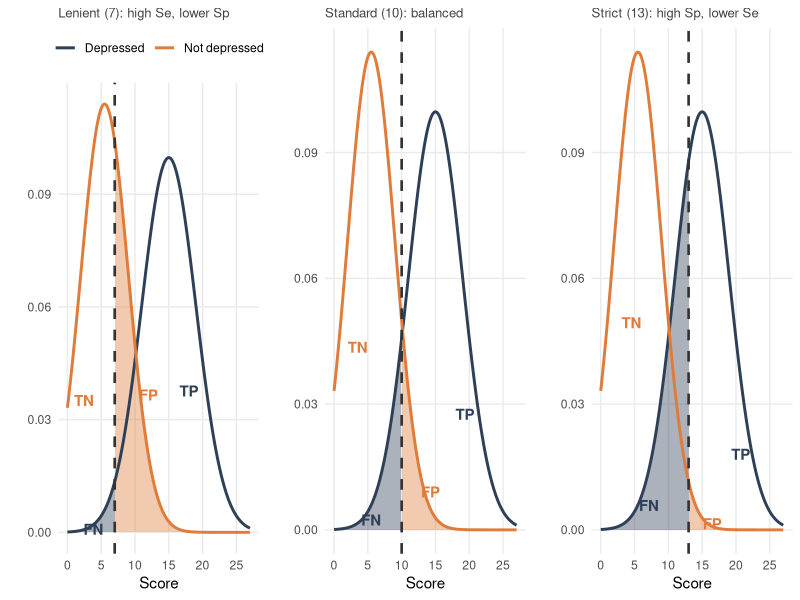
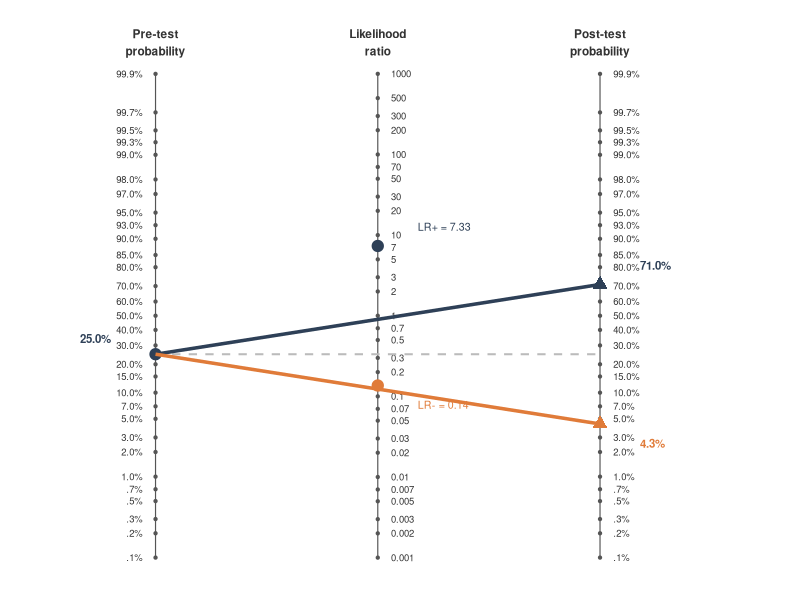
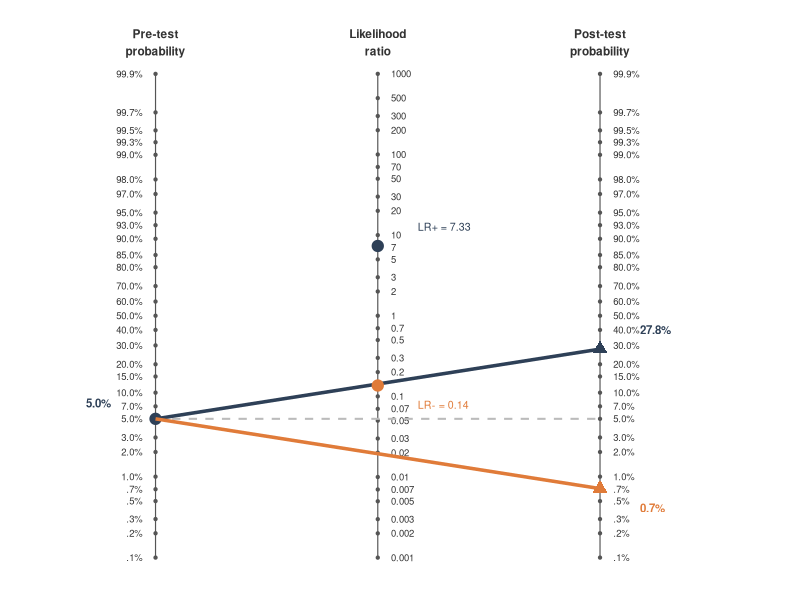
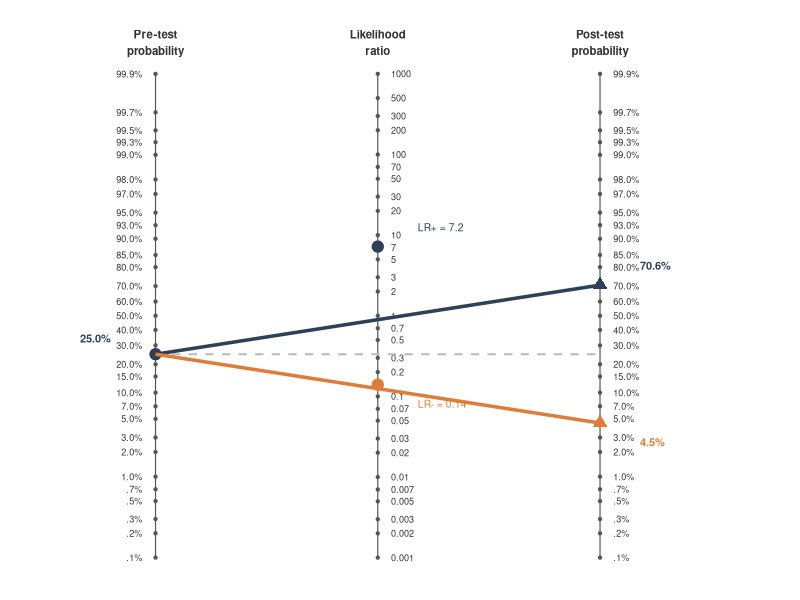
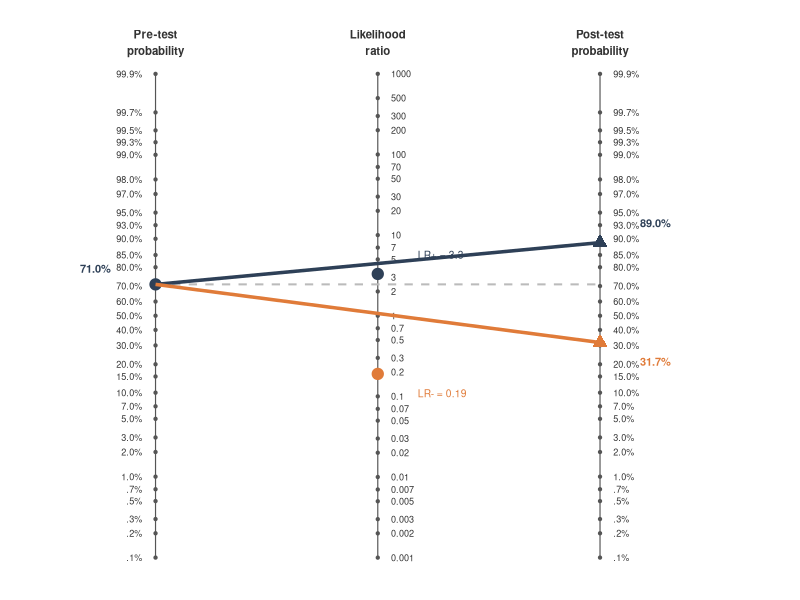
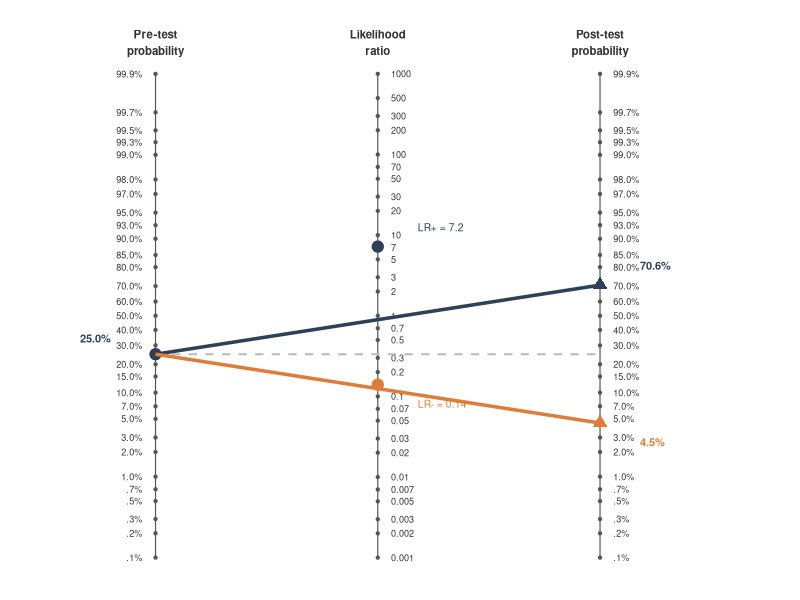
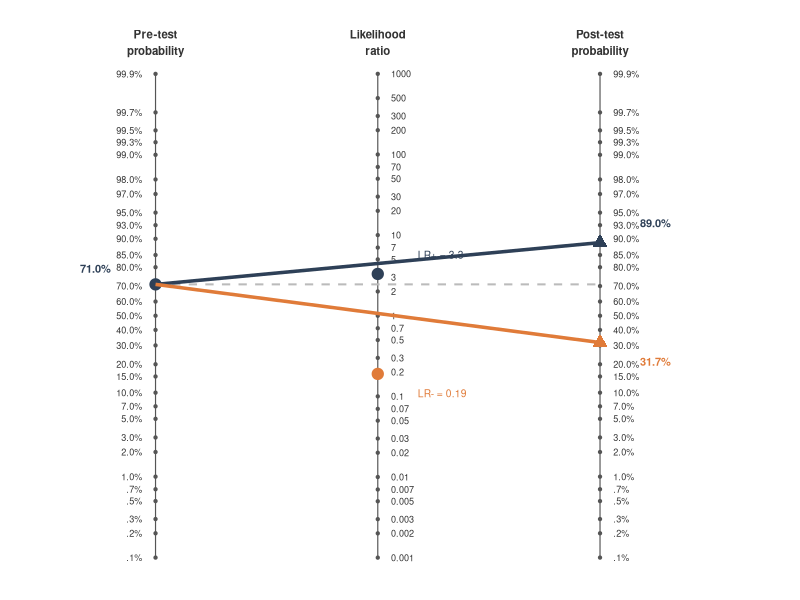
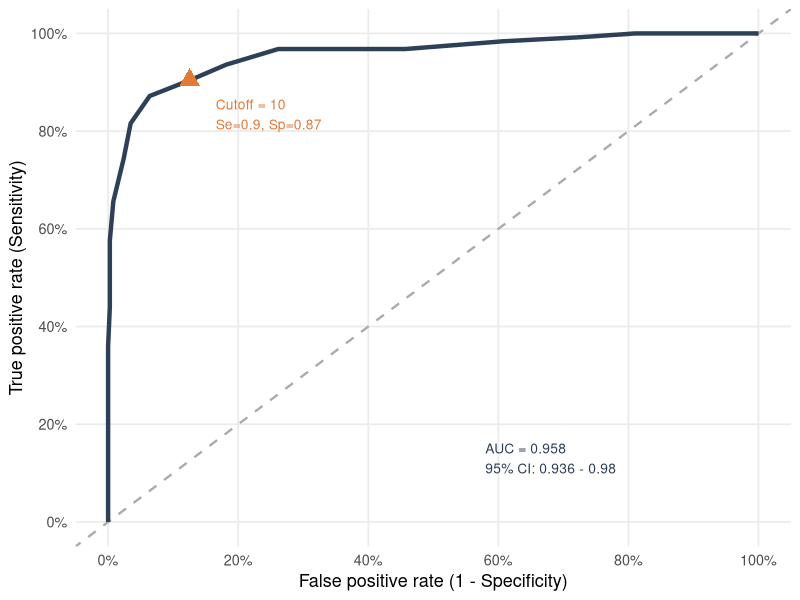

These figures' R source, in order:
## ---- chunk 1
library(tidyverse)
library(pROC)
library(knitr)
library(kableExtra)
library(scales)
library(gridExtra)

# ── nomogrammer (local copy, Chekroud 2016, MIT License) ─────────────────────
nomogrammer <- function(Prevalence, Plr = NULL, Nlr = NULL,
                        Sens = NULL, Spec = NULL,
                        Detail = FALSE, NullLine = FALSE,
                        LabelSize = (14 / 5), Verbose = FALSE) {
  if (!is.null(Sens) & !is.null(Spec)) {
    Plr <- Sens / (1 - Spec); Nlr <- (1 - Sens) / Spec
  }
  PreTestOdds     <- Prevalence / (1 - Prevalence)
  PostTestOddsPos <- PreTestOdds * Plr
  PostTestOddsNeg <- PreTestOdds * Nlr
  PostTestProbPos <- PostTestOddsPos / (1 + PostTestOddsPos)
  PostTestProbNeg <- PostTestOddsNeg / (1 + PostTestOddsNeg)
  probs <- c(0.001,0.002,0.003,0.005,0.007,0.01,0.02,0.03,0.05,0.07,
             0.10,0.15,0.20,0.30,0.40,0.50,0.60,0.70,0.80,0.85,
             0.90,0.93,0.95,0.97,0.98,0.99,0.993,0.995,0.997,0.999)
  lodds       <- function(p) log(p / (1 - p))
  axis_lo     <- lodds(probs)
  axis_labels <- percent(probs, accuracy = 0.1)
  axis_labels <- gsub("^0\\.", ".", axis_labels)
  lr_vals  <- c(0.001,0.002,0.003,0.005,0.007,0.01,0.02,0.03,0.05,0.07,
                0.1,0.2,0.3,0.5,0.7,1,2,3,5,7,10,20,30,50,70,
                100,200,300,500,1000)
  lr_scale <- log(lr_vals); lr_labels <- as.character(lr_vals)
  x_pre <- 0; x_lr <- 1; x_post <- 2
  df_pre  <- data.frame(x = x_pre,  y = axis_lo,  lab = axis_labels)
  df_lr   <- data.frame(x = x_lr,   y = lr_scale, lab = lr_labels)
  df_post <- data.frame(x = x_post, y = axis_lo,  lab = axis_labels)
  pre_y      <- lodds(Prevalence)
  post_y_pos <- lodds(PostTestProbPos)
  post_y_neg <- lodds(PostTestProbNeg)
  lr_y_pos   <- log(Plr); lr_y_neg <- log(Nlr)
  p <- ggplot() +
    geom_point(data=df_pre,  aes(x=x,y=y),size=0.8,color="#555") +
    geom_text(data=df_pre,   aes(x=x-0.06,y=y,label=lab),
              size=LabelSize,hjust=1,color="#333") +
    geom_point(data=df_lr,   aes(x=x,y=y),size=0.8,color="#555") +
    geom_text(data=df_lr,    aes(x=x+0.06,y=y,label=lab),
              size=LabelSize,hjust=0,color="#333") +
    geom_point(data=df_post, aes(x=x,y=y),size=0.8,color="#555") +
    geom_text(data=df_post,  aes(x=x+0.06,y=y,label=lab),
              size=LabelSize,hjust=0,color="#333") +
    geom_line(data=df_pre,  aes(x=x,y=y),color="#555",linewidth=0.4) +
    geom_line(data=df_lr,   aes(x=x,y=y),color="#555",linewidth=0.4) +
    geom_line(data=df_post, aes(x=x,y=y),color="#555",linewidth=0.4) +
    {if(NullLine) geom_segment(aes(x=x_pre,xend=x_post,y=pre_y,yend=pre_y),
                               color="#bbb",linewidth=0.7,linetype="dashed")} +
    geom_segment(aes(x=x_pre,xend=x_post,y=pre_y,yend=post_y_pos),
                 color="#2E4057",linewidth=1.2) +
    geom_point(aes(x=x_pre, y=pre_y),     color="#2E4057",size=3.5) +
    geom_point(aes(x=x_lr,  y=lr_y_pos),  color="#2E4057",size=3.5) +
    geom_point(aes(x=x_post,y=post_y_pos),color="#2E4057",size=3.5,shape=17) +
    geom_segment(aes(x=x_pre,xend=x_post,y=pre_y,yend=post_y_neg),
                 color="#E07B39",linewidth=1.2) +
    geom_point(aes(x=x_lr,  y=lr_y_neg),  color="#E07B39",size=3.5) +
    geom_point(aes(x=x_post,y=post_y_neg),color="#E07B39",size=3.5,shape=17) +
    {if(Detail) list(
      # Pre-test label offset left to avoid axis collision
      annotate("text",x=x_pre-0.20,y=pre_y+0.45,
               label=percent(Prevalence,accuracy=0.1),
               color="#2E4057",size=LabelSize+0.5,fontface="bold",hjust=1),
      # LR labels offset right, with vertical nudge to avoid axis ticks
      annotate("text",x=x_lr+0.18,y=lr_y_pos+0.55,
               label=paste0("LR+ = ",round(Plr,2)),
               color="#2E4057",size=LabelSize+0.3,hjust=0),
      annotate("text",x=x_lr+0.18,y=lr_y_neg-0.55,
               label=paste0("LR- = ",round(Nlr,2)),
               color="#E07B39",size=LabelSize+0.3,hjust=0),
      # Post-test labels: nudge up/down away from axis ticks
      annotate("text",x=x_post+0.18,y=post_y_pos+0.55,
               label=percent(PostTestProbPos,accuracy=0.1),
               color="#2E4057",size=LabelSize+0.5,fontface="bold",hjust=0),
      annotate("text",x=x_post+0.18,y=post_y_neg-0.55,
               label=percent(PostTestProbNeg,accuracy=0.1),
               color="#E07B39",size=LabelSize+0.5,fontface="bold",hjust=0)
    )} +
    annotate("text",x=x_pre, y=max(axis_lo)+0.9,label="Pre-test\nprobability",
             size=LabelSize+0.6,fontface="bold",color="#333",hjust=0.5) +
    annotate("text",x=x_lr,  y=max(axis_lo)+0.9,label="Likelihood\nratio",
             size=LabelSize+0.6,fontface="bold",color="#333",hjust=0.5) +
    annotate("text",x=x_post,y=max(axis_lo)+0.9,label="Post-test\nprobability",
             size=LabelSize+0.6,fontface="bold",color="#333",hjust=0.5) +
    scale_x_continuous(limits=c(-0.65,2.85),expand=c(0,0)) +
    theme_void() + theme(plot.margin=margin(12,8,12,8))
  return(p)
}

# ── Simulated data ────────────────────────────────────────────────────────────
set.seed(42)

sim_covid <- function(n=1000, prevalence, sens=0.86, spec=0.99, seed_offset=0) {
  set.seed(42 + seed_offset)
  n_pos <- rbinom(1, n, prevalence); n_neg <- n - n_pos
  tp <- rbinom(1, n_pos, sens);      fn <- n_pos - tp
  fp <- rbinom(1, n_neg, 1-spec);    tn <- n_neg - fp
  tibble(true_status = c(rep("Positive",n_pos), rep("Negative",n_neg)),
         test_result = c(rep("Positive",tp), rep("Negative",fn),
                         rep("Positive",fp), rep("Negative",tn)))
}

covid_mid <- sim_covid(n=1000, prevalence=0.30, seed_offset=2)

n_phq <- 500; prev_phq <- 0.25
n_dep <- round(n_phq * prev_phq); n_nodep <- n_phq - n_dep
set.seed(42)
phq_dep   <- pmax(0, pmin(27, round(rnorm(n_dep,   15.0, 4.0))))
phq_nodep <- pmax(0, pmin(27, round(rnorm(n_nodep,  5.5, 3.5))))

dat_phq <- tibble(
  score       = c(phq_dep, phq_nodep),
  true_status = c(rep("Depressed", n_dep), rep("Not depressed", n_nodep))
) |> mutate(test_pos = score >= 10)

compute_dx_stats <- function(tp, fp, fn, tn, prevalence=NULL) {
  sens <- tp/(tp+fn); spec <- tn/(tn+fp)
  prev <- if(!is.null(prevalence)) prevalence else (tp+fn)/(tp+fp+fn+tn)
  list(sens=sens, spec=spec,
       ppv=(sens*prev)/(sens*prev+(1-spec)*(1-prev)),
       npv=(spec*(1-prev))/((1-sens)*prev+spec*(1-prev)),
       lrp=sens/(1-spec), lrn=(1-sens)/spec)
}

phq_tp <- sum(dat_phq$true_status=="Depressed"    &  dat_phq$test_pos)
phq_fn <- sum(dat_phq$true_status=="Depressed"    & !dat_phq$test_pos)
phq_fp <- sum(dat_phq$true_status=="Not depressed" &  dat_phq$test_pos)
phq_tn <- sum(dat_phq$true_status=="Not depressed" & !dat_phq$test_pos)
phq_st <- compute_dx_stats(phq_tp, phq_fp, phq_fn, phq_tn, prevalence=0.25)

cov_tab <- covid_mid |>
  summarise(tp=sum(true_status=="Positive"&test_result=="Positive"),
            fn=sum(true_status=="Positive"&test_result=="Negative"),
            fp=sum(true_status=="Negative"&test_result=="Positive"),
            tn=sum(true_status=="Negative"&test_result=="Negative"))
cov_st <- compute_dx_stats(cov_tab$tp,cov_tab$fp,cov_tab$fn,cov_tab$tn,prevalence=0.30)

roc_phq <- roc(response=ifelse(dat_phq$true_status=="Depressed",1,0),
               predictor=dat_phq$score, direction="<", quiet=TRUE)
auc_val <- auc(roc_phq)
ci_val  <- ci.auc(roc_phq)
## ---- chunk 2
tribble(
  ~` `,                ~`Condition present`,  ~`Condition absent`,
  "Test positive",     "True Positive (TP)",  "False Positive (FP)",
  "Test negative",     "False Negative (FN)", "True Negative (TN)"
) |>
  kable() |>
  kable_styling(bootstrap_options=c("striped","hover"),
                full_width=FALSE, font_size=24) |>
  row_spec(0, background="#2E4057", color="white") |>
  column_spec(1, bold=TRUE, background="#f0f4f8")
## ---- chunk 3
covid_mid |>
  mutate(true_status=factor(true_status,levels=c("Positive","Negative")),
         test_result=factor(test_result,levels=c("Positive","Negative"))) |>
  count(test_result, true_status) |>
  pivot_wider(names_from=true_status, values_from=n, values_fill=0) |>
  kable(col.names=c("Test result","Condition present","Condition absent")) |>
  kable_styling(bootstrap_options=c("striped","hover"),
                full_width=FALSE, font_size=24) |>
  row_spec(0, background="#2E4057", color="white") |>
  column_spec(1, bold=TRUE)
## ---- chunk 4
cutoff_labels <- c("Lenient (7): high Se, lower Sp",
                   "Standard (10): balanced",
                   "Strict (13): high Sp, lower Se")
cutoff_vals   <- c(7, 10, 13)

score_seq  <- seq(0, 27, length.out=400)
dens_dep   <- dnorm(score_seq, 15.0, 4.0)
dens_nodep <- dnorm(score_seq,  5.5, 3.5)
max_dens   <- max(c(dens_dep, dens_nodep))

dens_df <- bind_rows(
  tibble(score=score_seq, density=dens_dep,   group="Depressed"),
  tibble(score=score_seq, density=dens_nodep, group="Not depressed")
)

plots_list <- lapply(seq_along(cutoff_vals), function(i) {
  co <- cutoff_vals[i]
  fp_shade <- tibble(score   = score_seq[score_seq >= co],
                     density = dnorm(score_seq[score_seq >= co], 5.5, 3.5))
  fn_shade <- tibble(score   = score_seq[score_seq <  co],
                     density = dnorm(score_seq[score_seq <  co], 15.0, 4.0))

  # Robust label positions that work for all three cutoffs
  tn_x  <- max(0.5, co * 0.35)
  tn_y  <- dnorm(tn_x, 5.5, 3.5) * 0.45
  fn_x  <- max(0.5, co * 0.55)
  fn_y  <- dnorm(fn_x, 15.0, 4.0) * 0.40
  tp_x  <- min(26.5, co + (27 - co) * 0.55)
  tp_y  <- dnorm(tp_x, 15.0, 4.0) * 0.50
  fp_x  <- min(26.5, co + (27 - co) * 0.25)
  fp_y  <- dnorm(fp_x, 5.5, 3.5) * 1.8

  ggplot() +
    geom_ribbon(data=fp_shade, aes(x=score,ymin=0,ymax=density),
                fill="#E07B39", alpha=0.40) +
    geom_ribbon(data=fn_shade, aes(x=score,ymin=0,ymax=density),
                fill="#2E4057", alpha=0.40) +
    geom_line(data=dens_df, aes(x=score,y=density,color=group), linewidth=1.0) +
    geom_vline(xintercept=co, linetype="dashed", color="#333", linewidth=0.9) +
    annotate("text", x=tn_x, y=tn_y, label="TN",
             color="#E07B39", size=3.8, fontface="bold") +
    annotate("text", x=fn_x, y=fn_y, label="FN",
             color="#2E4057", size=3.8, fontface="bold") +
    annotate("text", x=tp_x, y=tp_y, label="TP",
             color="#2E4057", size=3.8, fontface="bold") +
    annotate("text", x=fp_x, y=fp_y, label="FP",
             color="#E07B39", size=3.8, fontface="bold") +
    scale_color_manual(values=c("Depressed"="#2E4057","Not depressed"="#E07B39")) +
    scale_x_continuous(limits=c(0,27), breaks=seq(0,25,5)) +
    labs(x="Score", y="", subtitle=cutoff_labels[i]) +
    theme_minimal(base_size=11) +
    theme(legend.position  = if(i==1) "top" else "none",
          legend.title     = element_blank(),
          panel.grid.minor = element_blank(),
          plot.subtitle    = element_text(size=9.5, color="#444"))
})

grid.arrange(plots_list[[1]], plots_list[[2]], plots_list[[3]], ncol=3)
## ---- chunk 5
tribble(
  ~Question,                                      ~`Conditioned on`,    ~Statistic,
  "Of sick people, how many does the test catch?", "Known true status",  "Sensitivity",
  "Of healthy people, how many does it clear?",    "Known true status",  "Specificity",
  "This person tested positive — are they sick?",  "Known test result",  "PPV",
  "This person tested negative — are they well?",  "Known test result",  "NPV"
) |>
  kable() |>
  kable_styling(bootstrap_options=c("striped","hover"),
                full_width=TRUE, font_size=19) |>
  row_spec(0, background="#2E4057", color="white") |>
  row_spec(3:4, background="#FFF2CC")
## ---- chunk 6
tibble(
  `Prevalence`  = c("5% — community screening",
                    "30% — household contact",
                    "60% — symptomatic cluster"),
  `Sensitivity` = "86%",
  `Specificity` = "99%",
  PPV = c(
    percent((0.86*.05)/(0.86*.05+0.01*.95), accuracy=0.1),
    percent((0.86*.30)/(0.86*.30+0.01*.70), accuracy=0.1),
    percent((0.86*.60)/(0.86*.60+0.01*.40), accuracy=0.1)
  ),
  NPV = c(
    percent((0.99*.95)/(0.14*.05+0.99*.95), accuracy=0.1),
    percent((0.99*.70)/(0.14*.30+0.99*.70), accuracy=0.1),
    percent((0.99*.40)/(0.14*.60+0.99*.40), accuracy=0.1)
  )
) |>
  kable() |>
  kable_styling(bootstrap_options=c("striped","hover"),
                full_width=FALSE, font_size=21) |>
  row_spec(0, background="#2E4057", color="white") |>
  row_spec(1, background="#FCE4D6") |>
  column_spec(1, bold=TRUE)
## ---- chunk 7
tribble(
  ~Setting,                      ~`Typical base rate`,               ~Implication,
  "General education classroom", "5-10% for any given condition",    "Positive universal screen often a false positive; confirmation needed",
  "MTSS Tier 2 (selected)",      "20-35%",                           "Positive screen more meaningful; still benefit from verification",
  "Outpatient referral clinic",  "25-50%",                           "PPV substantial; screening and diagnostic assessment aligned",
  "Specialty mood disorder clinic","50-70%",                         "High PPV; negative result more notable than positive",
  "Population health screening", "1-5%",                             "Even specific tests generate false positives; two-stage design required"
) |>
  kable() |>
  kable_styling(bootstrap_options=c("striped","hover"),
                full_width=TRUE, font_size=17) |>
  row_spec(0, background="#2E4057", color="white") |>
  row_spec(1, background="#FCE4D6") |>
  row_spec(3:4, background="#E8F5E9")
## ---- chunk 8
tribble(
  ~LR,               ~`Change in probability`,   ~Interpretation,
  "LR+ > 10",        "Large (often decisive)",    "Strongly supports presence",
  "LR+ 5-10",        "Moderate",                  "Useful diagnostic shift",
  "LR+ 2-5",         "Small",                     "Minor but sometimes important",
  "LR = 1.0",        "None",                      "Test adds no information",
  "LR- 0.2-0.5",     "Small",                     "Minor reduction in probability",
  "LR- 0.1-0.2",     "Moderate",                  "Useful diagnostic shift",
  "LR- < 0.1",       "Large (often decisive)",    "Strongly supports absence"
) |>
  kable() |>
  kable_styling(bootstrap_options=c("striped","hover"),
                full_width=TRUE, font_size=20) |>
  row_spec(0, background="#2E4057", color="white") |>
  row_spec(4, background="#FFF2CC") |>
  column_spec(1, bold=TRUE)
## ---- chunk 9
nomogrammer(Prevalence=0.25, Sens=0.88, Spec=0.88,
            Detail=TRUE, NullLine=TRUE, LabelSize=2.4)
## ---- chunk 10
nomogrammer(Prevalence=0.05, Sens=0.88, Spec=0.88,
            Detail=TRUE, NullLine=TRUE, LabelSize=2.4)
## ---- chunk 11
nomogrammer(Prevalence=0.25, Plr=7.2, Nlr=0.14,
            Detail=TRUE, NullLine=TRUE, LabelSize=2.3)
## ---- chunk 12
nomogrammer(Prevalence=0.71, Plr=3.3, Nlr=0.19,
            Detail=TRUE, NullLine=TRUE, LabelSize=2.3)
## ---- chunk 13
nomogrammer(Prevalence=0.25, Plr=7.2, Nlr=0.14,
            Detail=TRUE, NullLine=TRUE, LabelSize=2.3)
## ---- chunk 14
nomogrammer(Prevalence=0.71, Plr=3.3, Nlr=0.19,
            Detail=TRUE, NullLine=TRUE, LabelSize=2.3)
## ---- chunk 15
roc_df <- tibble(fpr=1-roc_phq$specificities, tpr=roc_phq$sensitivities)
cut10_idx <- which.min(abs(roc_phq$thresholds - 10))
op_fpr <- 1 - roc_phq$specificities[cut10_idx]
op_tpr <- roc_phq$sensitivities[cut10_idx]

ggplot(roc_df, aes(x=fpr, y=tpr)) +
  geom_abline(slope=1, intercept=0, linetype="dashed",
              color="#aaa", linewidth=0.8) +
  geom_path(color="#2E4057", linewidth=1.5) +
  geom_point(aes(x=op_fpr, y=op_tpr),
             color="#E07B39", size=5, shape=17) +
  annotate("text", x=op_fpr+0.04, y=op_tpr-0.07,
           label=paste0("Cutoff = 10\nSe=",round(op_tpr,2),
                        ", Sp=",round(1-op_fpr,2)),
           color="#E07B39", size=3.5, hjust=0) +
  annotate("text", x=0.58, y=0.13,
           label=paste0("AUC = ",round(auc_val,3),
                        "\n95% CI: ",round(ci_val[1],3),
                        " - ",round(ci_val[3],3)),
           color="#2E4057", size=3.5, hjust=0) +
  scale_x_continuous(limits=c(0,1), breaks=seq(0,1,0.2),
                     labels=percent_format(accuracy=1)) +
  scale_y_continuous(limits=c(0,1), breaks=seq(0,1,0.2),
                     labels=percent_format(accuracy=1)) +
  labs(x="False positive rate (1 - Specificity)",
       y="True positive rate (Sensitivity)") +
  theme_minimal(base_size=13) +
  theme(panel.grid.minor=element_blank())
## ---- chunk 16
lapply(c(7,8,9,10,11,12,13), function(co) {
  tp_c <- sum(dat_phq$true_status=="Depressed"    & dat_phq$score>=co)
  fn_c <- sum(dat_phq$true_status=="Depressed"    & dat_phq$score<co)
  fp_c <- sum(dat_phq$true_status=="Not depressed" & dat_phq$score>=co)
  tn_c <- sum(dat_phq$true_status=="Not depressed" & dat_phq$score<co)
  st   <- compute_dx_stats(tp_c,fp_c,fn_c,tn_c,prevalence=0.25)
  tibble(Cutoff=co, Se=round(st$sens,2), Sp=round(st$spec,2),
         PPV=round(st$ppv,2), NPV=round(st$npv,2),
         J=round(st$sens+st$spec-1,3))
}) |>
  bind_rows() |>
  kable(col.names=c("Cutoff","Se","Sp","PPV","NPV","Youden J")) |>
  kable_styling(bootstrap_options=c("striped","hover"),
                full_width=FALSE, font_size=19) |>
  row_spec(0, background="#2E4057", color="white") |>
  row_spec(4, background="#D6EAF8") |>   # cutoff 10 (standard)
  row_spec(which.max(sapply(7:13, function(co) {  # Youden max row
    tp_c <- sum(dat_phq$true_status=="Depressed"    & dat_phq$score>=co)
    fn_c <- sum(dat_phq$true_status=="Depressed"    & dat_phq$score<co)
    fp_c <- sum(dat_phq$true_status=="Not depressed" & dat_phq$score>=co)
    tn_c <- sum(dat_phq$true_status=="Not depressed" & dat_phq$score<co)
    st   <- compute_dx_stats(tp_c,fp_c,fn_c,tn_c,prevalence=0.25)
    st$sens+st$spec-1
  })), background="#FFF2CC")
## ---- chunk 17
tribble(
  ~Context,                       ~Priority,               ~Rationale,
  "Suicide risk screening",        "Maximize sensitivity",  "Missed case: catastrophic. False positive: manageable.",
  "MTSS Tier 1 universal",         "Balanced or favor Se",  "False negatives leave children without support",
  "Special education referral",    "Favor specificity",     "False positive triggers costly, stigmatizing evaluation",
  "Forensic PVT",                  "Fix Sp >= .90",         "False positive (genuine patient = feigning) unacceptable",
  "Community MH screening",        "Very high NPV",         "Goal is ruling out; positives require follow-up anyway"
) |>
  kable() |>
  kable_styling(bootstrap_options=c("striped","hover"),
                full_width=TRUE, font_size=18) |>
  row_spec(0, background="#2E4057", color="white") |>
  row_spec(1, background="#FCE4D6") |>
  row_spec(c(3,4), background="#FFF2CC")
## ---- chunk 18
tribble(
  ~Scenario,            ~`Cost FP`, ~`Cost FN`, ~`Optimal threshold`,
  "Equal costs",         "1",        "1",         "p* = .50",
  "FN 10x costlier",     "1",        "10",        "p* = .09",
  "FP 10x costlier",     "10",       "1",         "p* = .91"
) |>
  kable() |>
  kable_styling(bootstrap_options=c("striped","hover"),
                full_width=FALSE, font_size=21) |>
  row_spec(0, background="#2E4057", color="white") |>
  row_spec(2, background="#FCE4D6")
## ---- chunk 19
mod_cal  <- glm(I(true_status=="Depressed") ~ score,
                data=dat_phq, family=binomial)
dat_phq2 <- dat_phq |>
  mutate(pred_prob=predict(mod_cal, type="response"))

cal_df <- dat_phq2 |>
  mutate(decile=ntile(pred_prob, 10)) |>
  group_by(decile) |>
  summarise(mean_pred=mean(pred_prob),
            obs_rate=mean(true_status=="Depressed"),
            .groups="drop")

# Fit a straight line through the decile points for the reference line
# (the loess S-curve is an artifact of the logistic fit on its own training data)
cal_lm <- lm(obs_rate ~ mean_pred, data=cal_df)

ggplot(cal_df, aes(x=mean_pred, y=obs_rate)) +
  geom_abline(slope=1, intercept=0, linetype="dashed",
              color="#aaa", linewidth=1.0) +
  geom_smooth(method="lm", se=FALSE,
              color="#888", linewidth=0.9, linetype="solid") +
  geom_point(size=4.5, color="#2E4057") +
  scale_x_continuous(limits=c(0,1), breaks=seq(0,1,0.2),
                     labels=percent_format(accuracy=1)) +
  scale_y_continuous(limits=c(0,1), breaks=seq(0,1,0.2),
                     labels=percent_format(accuracy=1)) +
  labs(x="Mean predicted probability (by decile)",
       y="Observed proportion depressed") +
  theme_minimal(base_size=13) +
  theme(panel.grid.minor=element_blank())
## ---- chunk 20
tribble(
  ~`Typically reported`,               ~`Rarely present`,
  "Internal consistency (alpha)",       "Sensitivity and specificity at multiple cutoffs",
  "Factor structure",                   "PPV and NPV at multiple prevalence levels",
  "Criterion correlations",             "AUC with confidence intervals",
  "Normative data",                     "Likelihood ratios",
  "Overall classification accuracy",    "Calibration evidence",
  "(sometimes) Hit rate",               "Description of the criterion standard"
) |>
  kable() |>
  kable_styling(bootstrap_options=c("striped","hover"),
                full_width=TRUE, font_size=19) |>
  row_spec(0, background="#2E4057", color="white") |>
  column_spec(1, color="#666") |>
  column_spec(2, color="#2E4057", bold=TRUE)
